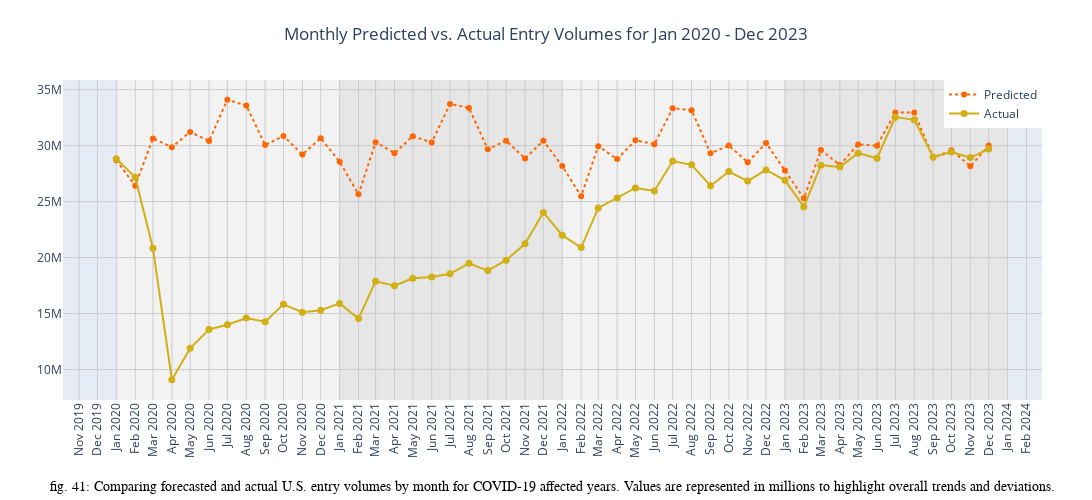

Here is the notebook cell this chart was saved with:
### Code cell
fig = go.Figure()

# plotting future predicted line
fig.add_trace(go.Scatter(
    x=predicted_2020_22['ds'], y=predicted_2020_22['yhat'], mode='lines+markers', name='Predicted', line=dict(color='#FF6603', dash='dot'), marker=dict(symbol='circle'), hoverinfo='skip'
))

# plotting original data line
fig.add_trace(go.Scatter(
    x=actual_2020_monthly['ds'], y=actual_2020_monthly['y'], mode='lines+markers', name='Actual', line=dict(color='#D1AF15'), marker=dict(symbol='circle', size=7), hoverinfo='skip'
))

# adding alternating background colors
year_colors = ['#F2F2F2', '#E6E6E6']  # light blue and light gray
start_year = 2020
end_year = 2023

shapes = []
for i, year in enumerate(range(start_year, end_year + 1)):
    shapes.append(dict(
        type="rect", xref="x", yref="paper", x0=datetime(year, 1, 1), x1=datetime(year + 1, 1, 1), y0=0, y1=1, fillcolor=year_colors[i % 2],
        opacity=1,  # increase opacity if too faint
        layer="below", line_width=0
    ))

fig.update_layout(
    shapes=shapes,
    title= dict( text='Monthly Predicted vs. Actual Entry Volumes for Jan 2020 - Dec 2023', x=0.5),
    xaxis=dict(
        title='', tickformat='%b %Y', tickangle=-90, dtick="M1", gridcolor='#CCCCCC'
    ),
    yaxis=dict(
        title='', gridcolor='#CCCCCC'
    ),
    legend=dict(x=0.9, y=1),
    margin=dict(l=50, r=50, t=80, b=100),
    height=500,
    width=1400
)

fig.add_annotation(
    text="fig. 41: Comparing forecasted and actual U.S. entry volumes by month for COVID-19 affected years. Values are represented in millions to highlight overall trends and deviations.",
    x=0.5,
    y=-0.3,  # bottom of the figure
    xref="paper",
    yref="paper",
    showarrow=False,
    font=dict(size=14, color='black', family='Arial'),
    xanchor='center',
    yanchor='bottom'
)

fig.show()

### Figure 1 — Plotly figure (JSON) as saved in the notebook; plotly's stock layout.template omitted (floating-point values rounded to 4 significant figures)
{"data": [{"hoverinfo": "skip", "line": {"color": "#FF6603", "dash": "dot"}, "marker": {"symbol": "circle"}, "mode": "lines+markers", "name": "Predicted", "type": "scatter", "x": ["2020-01-01T00:00:00", "2020-02-01T00:00:00", "2020-03-01T00:00:00", "2020-04-01T00:00:00", "2020-05-01T00:00:00", "2020-06-01T00:00:00", "2020-07-01T00:00:00", "2020-08-01T00:00:00", "2020-09-01T00:00:00", "2020-10-01T00:00:00", "2020-11-01T00:00:00", "2020-12-01T00:00:00", "2021-01-01T00:00:00", "2021-02-01T00:00:00", "2021-03-01T00:00:00", "2021-04-01T00:00:00", "2021-05-01T00:00:00", "2021-06-01T00:00:00", "2021-07-01T00:00:00", "2021-08-01T00:00:00", "2021-09-01T00:00:00", "2021-10-01T00:00:00", "2021-11-01T00:00:00", "2021-12-01T00:00:00", "2022-01-01T00:00:00", "2022-02-01T00:00:00", "2022-03-01T00:00:00", "2022-04-01T00:00:00", "2022-05-01T00:00:00", "2022-06-01T00:00:00", "2022-07-01T00:00:00", "2022-08-01T00:00:00", "2022-09-01T00:00:00", "2022-10-01T00:00:00", "2022-11-01T00:00:00", "2022-12-01T00:00:00", "2023-01-01T00:00:00", "2023-02-01T00:00:00", "2023-03-01T00:00:00", "2023-04-01T00:00:00", "2023-05-01T00:00:00", "2023-06-01T00:00:00", "2023-07-01T00:00:00", "2023-08-01T00:00:00", "2023-09-01T00:00:00", "2023-10-01T00:00:00", "2023-11-01T00:00:00", "2023-12-01T00:00:00"], "y": [28700000.0, 26410000.0, 30650000.0, 29860000.0, 31230000.0, 30420000.0, 34100000.0, 33580000.0, 30050000.0, 30870000.0, 29200000.0, 30660000.0, 28570000.0, 25650000.0, 30300000.0, 29330000.0, 30850000.0, 30270000.0, 33720000.0, 33370000.0, 29680000.0, 30440000.0, 28850000.0, 30450000.0, 28180000.0, 25470000.0, 29960000.0, 28800000.0, 30470000.0, 30130000.0, 33340000.0, 33160000.0, 29310000.0, 30010000.0, 28510000.0, 30230000.0, 27790000.0, 25290000.0, 29600000.0, 28280000.0, 30100000.0, 29990000.0, 32960000.0, 32950000.0, 28940000.0, 29580000.0, 28170000.0, 30020000.0]}, {"hoverinfo": "skip", "line": {"color": "#D1AF15"}, "marker": {"size": 7, "symbol": "circle"}, "mode": "lines+markers", "name": "Actual", "type": "scatter", "x": ["2020-01-01T00:00:00", "2020-02-01T00:00:00", "2020-03-01T00:00:00", "2020-04-01T00:00:00", "2020-05-01T00:00:00", "2020-06-01T00:00:00", "2020-07-01T00:00:00", "2020-08-01T00:00:00", "2020-09-01T00:00:00", "2020-10-01T00:00:00", "2020-11-01T00:00:00", "2020-12-01T00:00:00", "2021-01-01T00:00:00", "2021-02-01T00:00:00", "2021-03-01T00:00:00", "2021-04-01T00:00:00", "2021-05-01T00:00:00", "2021-06-01T00:00:00", "2021-07-01T00:00:00", "2021-08-01T00:00:00", "2021-09-01T00:00:00", "2021-10-01T00:00:00", "2021-11-01T00:00:00", "2021-12-01T00:00:00", "2022-01-01T00:00:00", "2022-02-01T00:00:00", "2022-03-01T00:00:00", "2022-04-01T00:00:00", "2022-05-01T00:00:00", "2022-06-01T00:00:00", "2022-07-01T00:00:00", "2022-08-01T00:00:00", "2022-09-01T00:00:00", "2022-10-01T00:00:00", "2022-11-01T00:00:00", "2022-12-01T00:00:00", "2023-01-01T00:00:00", "2023-02-01T00:00:00", "2023-03-01T00:00:00", "2023-04-01T00:00:00", "2023-05-01T00:00:00", "2023-06-01T00:00:00", "2023-07-01T00:00:00", "2023-08-01T00:00:00", "2023-09-01T00:00:00", "2023-10-01T00:00:00", "2023-11-01T00:00:00", "2023-12-01T00:00:00"], "y": [28829216, 27186329, 20838958, 9100075, 11898940, 13579773, 14001339, 14595370, 14267043, 15822182, 15115636, 15296855, 15906895, 14555991, 17879086, 17490538, 18148176, 18270284, 18551454, 19484409, 18839570, 19766783, 21234957, 24030969, 21998841, 20899683, 24433405, 25315084, 26217792, 25947256, 28621832, 28283905, 26417617, 27680008, 26839600, 27826488, 26900650, 24538382, 28257414, 28085372, 29331190, 28871301, 32547416, 32307355, 28976045, 29434132, 28931971, 29708802]}], "layout": {"annotations": [{"font": {"color": "black", "family": "Arial", "size": 14}, "showarrow": false, "text": "fig. 41: Comparing forecasted and actual U.S. entry volumes by month for COVID-19 affected years. Values are represented in millions to highlight overall trends and deviations.", "x": 0.5, "xanchor": "center", "xref": "paper", "y": -0.3, "yanchor": "bottom", "yref": "paper"}], "height": 500, "legend": {"x": 0.9, "y": 1}, "margin": {"b": 100, "l": 50, "r": 50, "t": 80}, "shapes": [{"fillcolor": "#F2F2F2", "layer": "below", "line": {"width": 0}, "opacity": 1, "type": "rect", "x0": "2020-01-01T00:00:00", "x1": "2021-01-01T00:00:00", "xref": "x", "y0": 0, "y1": 1, "yref": "paper"}, {"fillcolor": "#E6E6E6", "layer": "below", "line": {"width": 0}, "opacity": 1, "type": "rect", "x0": "2021-01-01T00:00:00", "x1": "2022-01-01T00:00:00", "xref": "x", "y0": 0, "y1": 1, "yref": "paper"}, {"fillcolor": "#F2F2F2", "layer": "below", "line": {"width": 0}, "opacity": 1, "type": "rect", "x0": "2022-01-01T00:00:00", "x1": "2023-01-01T00:00:00", "xref": "x", "y0": 0, "y1": 1, "yref": "paper"}, {"fillcolor": "#E6E6E6", "layer": "below", "line": {"width": 0}, "opacity": 1, "type": "rect", "x0": "2023-01-01T00:00:00", "x1": "2024-01-01T00:00:00", "xref": "x", "y0": 0, "y1": 1, "yref": "paper"}], "title": {"text": "Monthly Predicted vs. Actual Entry Volumes for Jan 2020 - Dec 2023", "x": 0.5}, "width": 1400, "xaxis": {"dtick": "M1", "gridcolor": "#CCCCCC", "tickangle": -90, "tickformat": "%b %Y", "title": {"text": ""}}, "yaxis": {"gridcolor": "#CCCCCC", "title": {"text": ""}}}}
